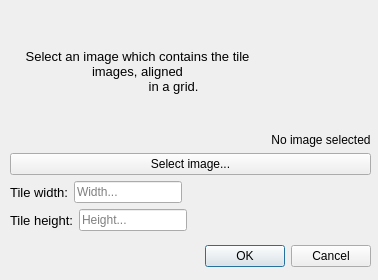
<?xml version="1.0" encoding="UTF-8"?>
<ui version="4.0">
  <class>TilesetDialogUI</class>
  <widget class="QDialog" name="TilesetDialogUI">
    <property name="geometry">
      <rect>
        <x>0</x>
        <y>0</y>
        <width>378</width>
        <height>280</height>
      </rect>
    </property>
    <property name="sizePolicy">
      <sizepolicy hsizetype="Minimum" vsizetype="Minimum">
        <horstretch>0</horstretch>
        <verstretch>0</verstretch>
      </sizepolicy>
    </property>
    <property name="windowTitle">
      <string>Dialog</string>
    </property>
    <widget class="QDialogButtonBox" name="buttonBox">
      <property name="geometry">
        <rect>
          <x>30</x>
          <y>240</y>
          <width>341</width>
          <height>32</height>
        </rect>
      </property>
      <property name="orientation">
        <enum>Qt::Horizontal</enum>
      </property>
      <property name="standardButtons">
        <set>QDialogButtonBox::Cancel|QDialogButtonBox::Ok</set>
      </property>
    </widget>
    <widget class="QWidget" name="verticalLayoutWidget">
      <property name="geometry">
        <rect>
          <x>10</x>
          <y>10</y>
          <width>361</width>
          <height>221</height>
        </rect>
      </property>
      <layout class="QVBoxLayout" name="verticalLayout">
        <item>
          <layout class="QHBoxLayout" name="headerLayout">
            <item>
              <widget class="QLabel" name="infoLabel">
                <property name="font">
                  <font>
                    <family>Segoe UI</family>
                    <pointsize>10</pointsize>
                  </font>
                </property>
                <property name="text">
                  <string>Select an image which contains the tile images, aligned
                    in a grid.
                  </string>
                </property>
                <property name="alignment">
                  <set>Qt::AlignCenter</set>
                </property>
                <property name="wordWrap">
                  <bool>true</bool>
                </property>
              </widget>
            </item>
            <item>
              <layout class="QGridLayout" name="gridLayout">
                <item row="1" column="0">
                  <widget class="QLabel" name="imageLabel">
                    <property name="sizePolicy">
                      <sizepolicy hsizetype="Expanding" vsizetype="Expanding">
                        <horstretch>0</horstretch>
                        <verstretch>0</verstretch>
                      </sizepolicy>
                    </property>
                    <property name="text">
                      <string/>
                    </property>
                    <property name="pixmap">
                      <pixmap resource="../../tactile.qrc">
                        :/resources/icons/icons8/color/64/image.png
                      </pixmap>
                    </property>
                    <property name="scaledContents">
                      <bool>false</bool>
                    </property>
                    <property name="alignment">
                      <set>Qt::AlignCenter</set>
                    </property>
                  </widget>
                </item>
                <item row="2" column="0">
                  <widget class="QLabel" name="imageInfoLabel">
                    <property name="sizePolicy">
                      <sizepolicy hsizetype="Minimum" vsizetype="Minimum">
                        <horstretch>0</horstretch>
                        <verstretch>0</verstretch>
                      </sizepolicy>
                    </property>
                    <property name="text">
                      <string>No image selected</string>
                    </property>
                    <property name="alignment">
                      <set>Qt::AlignCenter</set>
                    </property>
                    <property name="wordWrap">
                      <bool>true</bool>
                    </property>
                  </widget>
                </item>
              </layout>
            </item>
          </layout>
        </item>
        <item>
          <layout class="QHBoxLayout" name="selectImageLayout">
            <item>
              <widget class="QPushButton" name="imageButton">
                <property name="sizePolicy">
                  <sizepolicy hsizetype="Preferred" vsizetype="Fixed">
                    <horstretch>0</horstretch>
                    <verstretch>0</verstretch>
                  </sizepolicy>
                </property>
                <property name="text">
                  <string>Select image...</string>
                </property>
              </widget>
            </item>
          </layout>
        </item>
        <item>
          <layout class="QHBoxLayout" name="tileWidthLayout">
            <item>
              <widget class="QLabel" name="widthLabel">
                <property name="sizePolicy">
                  <sizepolicy hsizetype="Fixed" vsizetype="Preferred">
                    <horstretch>0</horstretch>
                    <verstretch>0</verstretch>
                  </sizepolicy>
                </property>
                <property name="font">
                  <font>
                    <family>Segoe UI</family>
                    <pointsize>10</pointsize>
                  </font>
                </property>
                <property name="text">
                  <string>Tile width:</string>
                </property>
                <property name="alignment">
                  <set>Qt::AlignRight|Qt::AlignTrailing|Qt::AlignVCenter</set>
                </property>
              </widget>
            </item>
            <item>
              <widget class="QLineEdit" name="widthEdit">
                <property name="sizePolicy">
                  <sizepolicy hsizetype="Fixed" vsizetype="Fixed">
                    <horstretch>0</horstretch>
                    <verstretch>0</verstretch>
                  </sizepolicy>
                </property>
                <property name="toolTip">
                  <string>Specify width of the tiles in the image</string>
                </property>
                <property name="placeholderText">
                  <string>Width...</string>
                </property>
              </widget>
            </item>
            <item>
              <spacer name="horizontalSpacer">
                <property name="orientation">
                  <enum>Qt::Horizontal</enum>
                </property>
                <property name="sizeHint" stdset="0">
                  <size>
                    <width>40</width>
                    <height>20</height>
                  </size>
                </property>
              </spacer>
            </item>
          </layout>
        </item>
        <item>
          <layout class="QHBoxLayout" name="tileHeightLayout">
            <item>
              <widget class="QLabel" name="heightLabel">
                <property name="sizePolicy">
                  <sizepolicy hsizetype="Fixed" vsizetype="Preferred">
                    <horstretch>0</horstretch>
                    <verstretch>0</verstretch>
                  </sizepolicy>
                </property>
                <property name="font">
                  <font>
                    <family>Segoe UI</family>
                    <pointsize>10</pointsize>
                  </font>
                </property>
                <property name="text">
                  <string>Tile height:</string>
                </property>
                <property name="alignment">
                  <set>Qt::AlignRight|Qt::AlignTrailing|Qt::AlignVCenter</set>
                </property>
              </widget>
            </item>
            <item>
              <widget class="QLineEdit" name="heightEdit">
                <property name="sizePolicy">
                  <sizepolicy hsizetype="Fixed" vsizetype="Fixed">
                    <horstretch>0</horstretch>
                    <verstretch>0</verstretch>
                  </sizepolicy>
                </property>
                <property name="toolTip">
                  <string>Specify height of the tiles in the image</string>
                </property>
                <property name="placeholderText">
                  <string>Height...</string>
                </property>
              </widget>
            </item>
            <item>
              <spacer name="horizontalSpacer_2">
                <property name="orientation">
                  <enum>Qt::Horizontal</enum>
                </property>
                <property name="sizeHint" stdset="0">
                  <size>
                    <width>40</width>
                    <height>20</height>
                  </size>
                </property>
              </spacer>
            </item>
          </layout>
        </item>
      </layout>
    </widget>
  </widget>
  <resources>
    <include location="../../tactile.qrc"/>
  </resources>
  <connections>
    <connection>
      <sender>buttonBox</sender>
      <signal>accepted()</signal>
      <receiver>TilesetDialogUI</receiver>
      <slot>accept()</slot>
      <hints>
        <hint type="sourcelabel">
          <x>248</x>
          <y>254</y>
        </hint>
        <hint type="destinationlabel">
          <x>157</x>
          <y>274</y>
        </hint>
      </hints>
    </connection>
    <connection>
      <sender>buttonBox</sender>
      <signal>rejected()</signal>
      <receiver>TilesetDialogUI</receiver>
      <slot>reject()</slot>
      <hints>
        <hint type="sourcelabel">
          <x>316</x>
          <y>260</y>
        </hint>
        <hint type="destinationlabel">
          <x>286</x>
          <y>274</y>
        </hint>
      </hints>
    </connection>
  </connections>
</ui>
